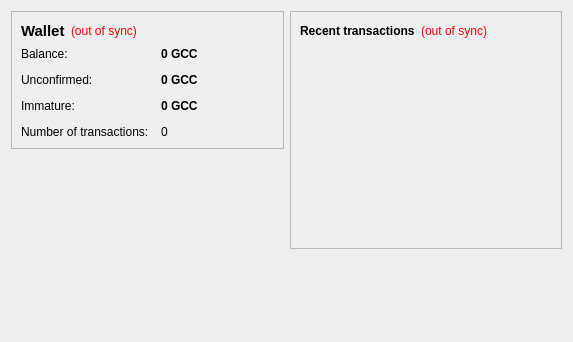
<?xml version="1.0" encoding="UTF-8"?>
<ui version="4.0">
 <class>OverviewPage</class>
 <widget class="QWidget" name="OverviewPage">
  <property name="geometry">
   <rect>
    <x>0</x>
    <y>0</y>
    <width>573</width>
    <height>342</height>
   </rect>
  </property>
  <property name="windowTitle">
   <string>Form</string>
  </property>
  <layout class="QHBoxLayout" name="horizontalLayout" stretch="1,1">
   <item>
    <layout class="QVBoxLayout" name="verticalLayout_2">
     <item>
      <widget class="QFrame" name="frame">
       <property name="frameShape">
        <enum>QFrame::StyledPanel</enum>
       </property>
       <property name="frameShadow">
        <enum>QFrame::Raised</enum>
       </property>
       <layout class="QVBoxLayout" name="verticalLayout_4">
        <item>
         <layout class="QHBoxLayout" name="horizontalLayout_4">
          <item>
           <widget class="QLabel" name="label_5">
            <property name="font">
             <font>
              <pointsize>11</pointsize>
              <weight>75</weight>
              <bold>true</bold>
             </font>
            </property>
            <property name="text">
             <string>Wallet</string>
            </property>
           </widget>
          </item>
          <item>
           <widget class="QLabel" name="labelWalletStatus">
            <property name="toolTip">
             <string>The displayed information may be out of date. Your wallet automatically synchronizes with the GuccioneCoin network after a connection is established, but this process has not completed yet.</string>
            </property>
            <property name="styleSheet">
             <string notr="true">QLabel { color: red; }</string>
            </property>
            <property name="text">
             <string notr="true">(out of sync)</string>
            </property>
            <property name="alignment">
             <set>Qt::AlignLeading|Qt::AlignLeft|Qt::AlignVCenter</set>
            </property>
           </widget>
          </item>
          <item>
           <spacer name="horizontalSpacer_2">
            <property name="orientation">
             <enum>Qt::Horizontal</enum>
            </property>
            <property name="sizeHint" stdset="0">
             <size>
              <width>40</width>
              <height>20</height>
             </size>
            </property>
           </spacer>
          </item>
         </layout>
        </item>
        <item>
         <layout class="QFormLayout" name="formLayout_2">
          <property name="fieldGrowthPolicy">
           <enum>QFormLayout::AllNonFixedFieldsGrow</enum>
          </property>
          <property name="horizontalSpacing">
           <number>12</number>
          </property>
          <property name="verticalSpacing">
           <number>12</number>
          </property>
          <item row="0" column="0">
           <widget class="QLabel" name="label">
            <property name="text">
             <string>Balance:</string>
            </property>
           </widget>
          </item>
          <item row="0" column="1">
           <widget class="QLabel" name="labelBalance">
            <property name="font">
             <font>
              <weight>75</weight>
              <bold>true</bold>
             </font>
            </property>
            <property name="cursor">
             <cursorShape>IBeamCursor</cursorShape>
            </property>
            <property name="toolTip">
             <string>Your current balance</string>
            </property>
            <property name="text">
             <string notr="true">0 GCC</string>
            </property>
            <property name="textInteractionFlags">
             <set>Qt::LinksAccessibleByMouse|Qt::TextSelectableByKeyboard|Qt::TextSelectableByMouse</set>
            </property>
           </widget>
          </item>
          <item row="1" column="0">
           <widget class="QLabel" name="label_3">
            <property name="text">
             <string>Unconfirmed:</string>
            </property>
           </widget>
          </item>
          <item row="1" column="1">
           <widget class="QLabel" name="labelUnconfirmed">
            <property name="font">
             <font>
              <weight>75</weight>
              <bold>true</bold>
             </font>
            </property>
            <property name="cursor">
             <cursorShape>IBeamCursor</cursorShape>
            </property>
            <property name="toolTip">
             <string>Total of transactions that have yet to be confirmed, and do not yet count toward the current balance</string>
            </property>
            <property name="text">
             <string notr="true">0 GCC</string>
            </property>
            <property name="textInteractionFlags">
             <set>Qt::LinksAccessibleByMouse|Qt::TextSelectableByKeyboard|Qt::TextSelectableByMouse</set>
            </property>
           </widget>
          </item>
          <item row="3" column="0">
           <widget class="QLabel" name="label_2">
            <property name="text">
             <string>Number of transactions:</string>
            </property>
           </widget>
          </item>
          <item row="3" column="1">
           <widget class="QLabel" name="labelNumTransactions">
            <property name="toolTip">
             <string>Total number of transactions in wallet</string>
            </property>
            <property name="text">
             <string notr="true">0</string>
            </property>
           </widget>
          </item>
          <item row="2" column="0">
           <widget class="QLabel" name="labelImmatureText">
            <property name="text">
             <string>Immature:</string>
            </property>
           </widget>
          </item>
          <item row="2" column="1">
           <widget class="QLabel" name="labelImmature">
            <property name="font">
             <font>
              <weight>75</weight>
              <bold>true</bold>
             </font>
            </property>
            <property name="toolTip">
             <string>Mined balance that has not yet matured</string>
            </property>
            <property name="text">
             <string notr="true">0 GCC</string>
            </property>
            <property name="textInteractionFlags">
             <set>Qt::LinksAccessibleByMouse|Qt::TextSelectableByKeyboard|Qt::TextSelectableByMouse</set>
            </property>
           </widget>
          </item>
         </layout>
        </item>
       </layout>
      </widget>
     </item>
     <item>
      <spacer name="verticalSpacer">
       <property name="orientation">
        <enum>Qt::Vertical</enum>
       </property>
       <property name="sizeHint" stdset="0">
        <size>
         <width>20</width>
         <height>40</height>
        </size>
       </property>
      </spacer>
     </item>
     <item>
      <widget class="QLabel" name="label_6">
       <property name="text">
        <string/>
       </property>
       <property name="pixmap">
        <pixmap resource="../bitcoin.qrc">:/images/backg</pixmap>
       </property>
       <property name="scaledContents">
        <bool>false</bool>
       </property>
       <property name="alignment">
        <set>Qt::AlignCenter</set>
       </property>
       <property name="margin">
        <number>-2</number>
       </property>
      </widget>
     </item>
    </layout>
   </item>
   <item>
    <layout class="QVBoxLayout" name="verticalLayout_3">
     <item>
      <widget class="QFrame" name="frame_2">
       <property name="frameShape">
        <enum>QFrame::StyledPanel</enum>
       </property>
       <property name="frameShadow">
        <enum>QFrame::Raised</enum>
       </property>
       <layout class="QVBoxLayout" name="verticalLayout">
        <item>
         <layout class="QHBoxLayout" name="horizontalLayout_2">
          <item>
           <widget class="QLabel" name="label_4">
            <property name="text">
             <string>&lt;b&gt;Recent transactions&lt;/b&gt;</string>
            </property>
           </widget>
          </item>
          <item>
           <widget class="QLabel" name="labelTransactionsStatus">
            <property name="toolTip">
             <string>The displayed information may be out of date. Your wallet automatically synchronizes with the GuccioneCoin network after a connection is established, but this process has not completed yet.</string>
            </property>
            <property name="styleSheet">
             <string notr="true">QLabel { color: red; }</string>
            </property>
            <property name="text">
             <string notr="true">(out of sync)</string>
            </property>
            <property name="alignment">
             <set>Qt::AlignRight|Qt::AlignTrailing|Qt::AlignVCenter</set>
            </property>
           </widget>
          </item>
          <item>
           <spacer name="horizontalSpacer">
            <property name="orientation">
             <enum>Qt::Horizontal</enum>
            </property>
            <property name="sizeHint" stdset="0">
             <size>
              <width>40</width>
              <height>20</height>
             </size>
            </property>
           </spacer>
          </item>
         </layout>
        </item>
        <item>
         <widget class="QListView" name="listTransactions">
          <property name="styleSheet">
           <string notr="true">QListView { background: transparent; }</string>
          </property>
          <property name="frameShape">
           <enum>QFrame::NoFrame</enum>
          </property>
          <property name="verticalScrollBarPolicy">
           <enum>Qt::ScrollBarAlwaysOff</enum>
          </property>
          <property name="horizontalScrollBarPolicy">
           <enum>Qt::ScrollBarAlwaysOff</enum>
          </property>
          <property name="selectionMode">
           <enum>QAbstractItemView::NoSelection</enum>
          </property>
         </widget>
        </item>
       </layout>
      </widget>
     </item>
     <item>
      <spacer name="verticalSpacer_2">
       <property name="orientation">
        <enum>Qt::Vertical</enum>
       </property>
       <property name="sizeHint" stdset="0">
        <size>
         <width>20</width>
         <height>40</height>
        </size>
       </property>
      </spacer>
     </item>
    </layout>
   </item>
  </layout>
 </widget>
 <resources/>
 <connections/>
</ui>
